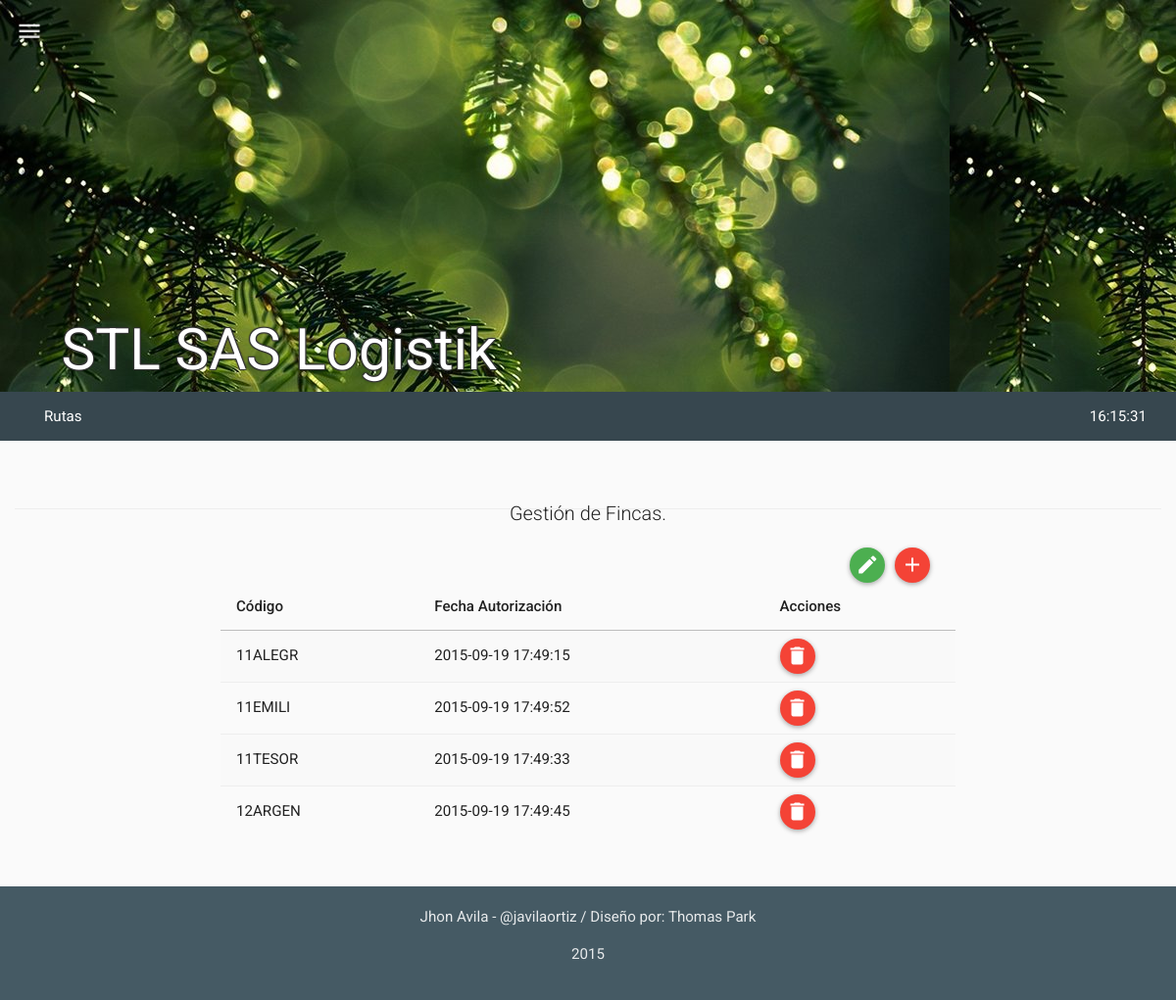
Screenshot of /mods/fincas/fincas.php (signed in) with the database file from the repository.
### tables this page shows
CREATE TABLE IF NOT EXISTS `tbl_modulos` (
  `mo_id` int(11) NOT NULL,
  `mo_nombre` varchar(30) NOT NULL,
  `mo_ruta` varchar(60) NOT NULL,
  `mo_descripcion` varchar(180) NOT NULL,
  `mo_timestamp` timestamp NOT NULL DEFAULT CURRENT_TIMESTAMP ON UPDATE CURRENT_TIMESTAMP,
  `mo_created` int(11) NOT NULL,
  `mo_estado` int(11) NOT NULL
);

CREATE TABLE IF NOT EXISTS `tbl_fincas` (
  `fi_id` int(11) NOT NULL,
  `fi_codigo` varchar(10) NOT NULL,
  `fi_nombre` varchar(60) NOT NULL,
  `fi_ciudad` varchar(30) NOT NULL,
  `fi_timestamp` timestamp NOT NULL DEFAULT CURRENT_TIMESTAMP ON UPDATE CURRENT_TIMESTAMP,
  `fi_created` int(11) NOT NULL,
  `fi_estado` int(11) NOT NULL
);

### php/fincas.php (the view, shortened to what this page needs)
<?php
class fincas{
  function get_fincas(){
    $rt = new route();
    if(isset($_SESSION["ses_id"])){
      $qry='SELECT * FROM tbl_fincas WHERE fi_estado=1 ORDER BY fi_codigo ASC ';
      $res = mysql_query($qry);
      $item =" ";
      $script ="<script>$(document).ready(function(){";
      while($row_res = mysql_fetch_assoc($res)) {
        $item.='
              <tr>
                <td>'.$row_res["fi_codigo"].'</td>
                <td>'.$row_res["fi_timestamp"].'</td>
                <td>
                  <div id="del-button" onclick="borrar_finca('.$row_res["fi_id"].', this)" class="btn btn-floating-mini btn-danger" title="Borrar"><i class="md  md-delete"></i></div>
                </td>
              </tr>
        ';
        $script.='';
      }
      $script.='});</script>';
    }
    else{$rt->routing($rt->path("login"));}
    $html='
          <table class="table table-striped table-hover ">
            <thead>
              <tr>
                <th>Código</th>
                <th>Fecha Autorización</th>
                <th>Acciones</th>
              </tr>
            </thead>
            <tbody>
              '.$item.'
            </tbody>
          </table>
    ';
    return $script.$html;
  }
}
?>

### php/app_menu.php (shortened to what this page needs)
<?php
class app_menu{
  function build_menu(){
    $rt = new route();
    if(isset($_SESSION["ses_id"])){
      $qry='SELECT * FROM tbl_modulos AS M
            INNER JOIN tbl_usuarios AS U
            INNER JOIN tbl_permisos AS P
            INNER JOIN tbl_per_x_usu AS PxU
            INNER JOIN tbl_permisos_x_modulo AS PxM
            WHERE M.mo_id = PxM.pxm_mo_id
            AND PxM.pxm_pe_id = P.pe_id
            AND P.pe_id = PxU.pxu_pe_id
            AND PxU.pxu_us_id = U.us_id
            AND U.us_id = '.$_SESSION["ses_id"];
      $res = mysql_query($qry);
      $menuitem =" ";
      $script ="<script>$(document).ready(function(){";
      while($row_res = mysql_fetch_assoc($res)) {
        $menuitem.='<li><a href="#" id="'.$row_res['mo_nombre'].'" class="">'.$row_res['mo_descripcion'].'</a></li>';
        $script.='$("#'.$row_res['mo_nombre'].'").on("click", function(){$(location).attr("href","'.$row_res['mo_ruta'].'"); });';
      }
      $script.='});</script>';
    }
    else{$rt->routing($rt->path("login"));}
    $html='
            <nav class="navbar navbar-inverse">
              <div class="container-fluid">
                <div class="navbar-header">
                  <button type="button" class="navbar-toggle collapsed" data-toggle="collapse" data-target="#bs-example-navbar-collapse-2">
                    <span class="sr-only">Toggle navigation</span>
                    <span class="icon-bar"></span>
                    <span class="icon-bar"></span>
                    <span class="icon-bar"></span>
                  </button>
                </div>
                <div class="collapse navbar-collapse" id="bs-example-navbar-collapse-2">
                  <ul class="nav navbar-nav">
                  '.$menuitem.'
                  </ul>
                  <ul class="nav navbar-nav navbar-right">
                    <li><a href="#" id="reloj">fecha / hora</a></li>
                  </ul>
                </div>
              </div>
            </nav>
    ';
    return $script.$html;
  }
}
?>

### rows the page displays
tbl_modulos: mo_descripcion "Rutas"
tbl_fincas: fi_codigo "11ALEGR", fi_timestamp "2015-09-19 17:49:15"
tbl_fincas: fi_codigo "11EMILI", fi_timestamp "2015-09-19 17:49:52"
tbl_fincas: fi_codigo "11TESOR", fi_timestamp "2015-09-19 17:49:33"
tbl_fincas: fi_codigo "12ARGEN", fi_timestamp "2015-09-19 17:49:45"
